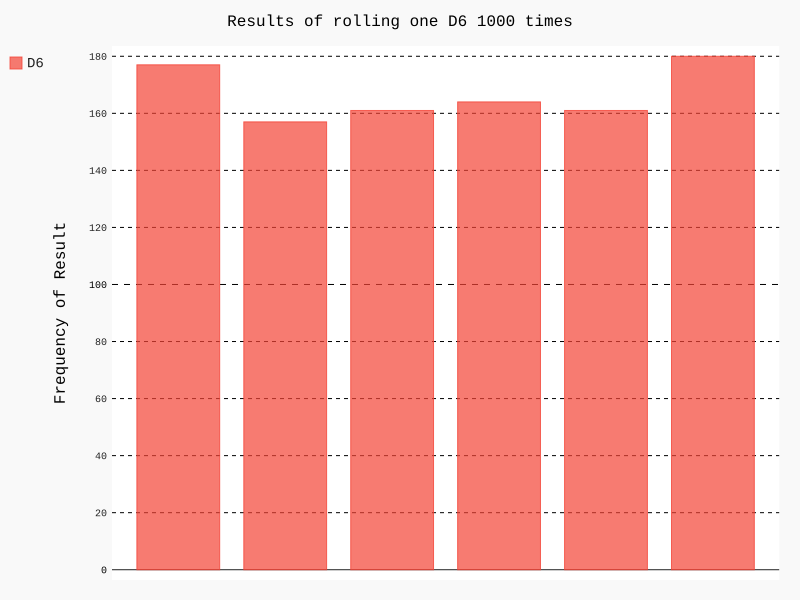

Generate this figure with Python:
#Lançando o dado
#criando um histograma (COm lista de frequencia podemos criar um histograma de resultado)
#Histrograma: Gráfico de barras que mostra a frequencia de ocorrencia de determinados resultados.

import pygal


from die import Die

#Cria um D6

die = Die() #Instancia  de como default

#Faz alguns lançamentos e armazena-os em uma lista
results = [] #Create list

for roll_num in range(1000): #Lançando o dado 1000x
    result = die.roll() #Result recebe valor aleatorio entre 1 e 6
    results.append(result) #Lista results recebe cada valor aleatorio pego no result
print(results) #Printa o resultado.

#Analisa o resultado

frequencies = [] #Lista vazia para armazenar o número de vezes que cada valor foi tirado.
for value in range(1, die.num_sides+1): #Percorremos os valores possiveis com um laço de 1 a 6
    frequency = results.count(value)  #Contamos quantas vezes cada número aparece em results 
    frequencies.append(frequency) #concatenamos o valor na lista frequencies
print("\n",frequencies)#Então exibimos a lista antes de criar a visualização

#visualiza resultados
hist = pygal.Bar() #Gerando gráfico de barras

#Definindo titulos do histograma
hist.title = "Results of rolling one D6 1000 times" 

#Criando rotulos dos eixos
hist.x_labes = ['1', '2', '3', '4', '5', '6']
hist.y_title = "Frequency of Result"

#Acrescentando serie de valores ao gráfico
hist.add('D6', frequencies) #Passando um rotulo para o conjunto de valores.
hist.render_to_file('die_visual.svg') #Redenrizando um gráfico em um arquivo SVG
